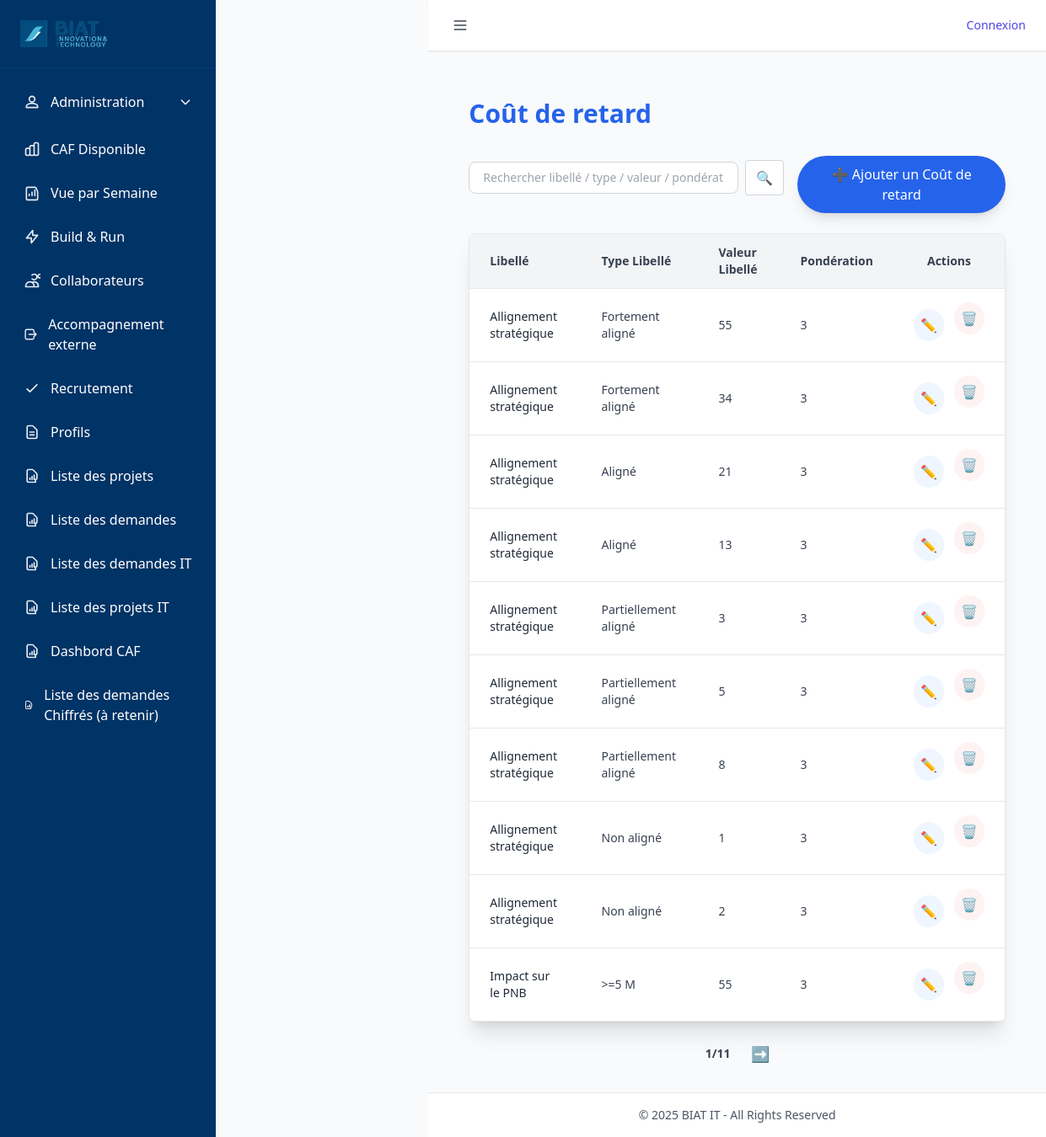
The app's page /valeurs/ with its own data.
### tables this page shows
CREATE TABLE Valeur_metier (
    id INTEGER PRIMARY KEY AUTOINCREMENT,
    libelle NVARCHAR(200),
    type_libelle NVARCHAR(200),
    valeur_libelle INTEGER,
    ponderation INTEGER,
    idate DATE,
    iuser INTEGER,
    uuser INTEGER,
    udate DATE
);

### routes/valeurs_metier_routes.py (the view, shortened to what this page needs)
@valeurs_bp.route('/')
def liste_valeurs():
    page = request.args.get('page', 1, type=int)
    per_page = 10
    offset = (page - 1) * per_page
    search = request.args.get('q', '').strip()
    base_query = "SELECT * FROM valeur_metier"
    args = []
    total_row = query_db(f"SELECT COUNT(*) AS count FROM ({base_query}) AS t", args, one=True)
    total = total_row['count'] if total_row else 0
    valeurs = query_db(
        f"{base_query} ORDER BY idate DESC, udate DESC LIMIT ? OFFSET ?",
        args + [per_page, offset]
    )
    total_pages = (total // per_page) + (1 if total % per_page else 0)
    if total_pages == 0:
        total_pages = 1
    return render_template(
        'valeur_metier_list.html',
        valeurs=valeurs,
        page=page,
        total_pages=total_pages
    )

### utils/db_utils.py (called while the page is built)
def get_connection():
    conn = sqlite3.connect(
        DB_PATH,
        timeout=60,               # ⏱️ Patiente jusqu'à 60s avant "database is locked"
        check_same_thread=False
    )
    conn.row_factory = sqlite3.Row
    conn.execute("PRAGMA journal_mode=WAL;")      # Autorise les écritures concurrentes
    conn.execute("PRAGMA synchronous=NORMAL;")    # Bon compromis vitesse/sécurité
    conn.execute("PRAGMA foreign_keys = ON;")     # Active les clés étrangères
    conn.execute("PRAGMA busy_timeout = 60000;")  # Attend 60s avant d'abandonner une écriture
    return conn

def query_db(query, args=(), one=False, retries=3, delay=1):
    for attempt in range(retries):
        try:
            conn = get_connection()
            cur = conn.execute(query, args)
            rows = cur.fetchall()
            cur.close()
            conn.close()
            return (rows[0] if rows else None) if one else rows
        except sqlite3.OperationalError as e:
            if "locked" in str(e).lower() and attempt < retries - 1:
                time.sleep(delay)
                continue
            raise

### templates/valeur_metier_list.html (shortened to what this page needs)
{% extends "base.html" %}
{% block content %}
<div class="max-w-6xl mx-auto px-6 py-8">
  <h1 class="text-3xl font-bold mb-8 text-blue-600">Coût de retard</h1>
  <div class="mb-6 flex flex-col md:flex-row md:items-center md:justify-between gap-4">
    <form method="get" action="{{ url_for('valeurs_metier.liste_valeurs') }}" class="flex items-center gap-2">
      <input type="text" name="q" value="{{ request.args.get('q','') }}"
             placeholder="Rechercher libellé / type / valeur / pondération..."
             class="border border-gray-300 rounded-lg px-4 py-2 text-sm w-80 focus:ring-blue-400 focus:border-blue-400">
      <button type="submit"
              class="bg-white border border-gray-300 px-3 py-2 rounded text-blue-600 hover:text-blue-800 transition">
        🔍
      </button>
    </form>
    <button onclick="openAddModal()"
            class="bg-blue-600 hover:bg-blue-700 text-white px-5 py-2.5 rounded-full shadow-lg">
      ➕ Ajouter un Coût de retard
    </button>
  </div>
  <div class="overflow-x-auto shadow-xl rounded-lg border border-gray-200">
    <table class="min-w-full bg-white divide-y divide-gray-200">
      <thead class="bg-gray-100">
        <tr>
          <th class="px-6 py-3 text-left text-sm font-semibold text-gray-700">Libellé</th>
          <th class="px-6 py-3 text-left text-sm font-semibold text-gray-700">Type Libellé</th>
          <th class="px-6 py-3 text-left text-sm font-semibold text-gray-700">Valeur Libellé</th>
          <th class="px-6 py-3 text-left text-sm font-semibold text-gray-700">Pondération</th>
          <th class="px-6 py-3 text-center text-sm font-semibold text-gray-700">Actions</th>
        </tr>
      </thead>
      <tbody class="divide-y divide-gray-200">
        {% for val in valeurs %}
        <tr class="hover:bg-gray-50 transition">
          <td class="px-6 py-4 text-sm text-gray-800">{{ val.libelle }}</td>
          <td class="px-6 py-4 text-sm text-gray-700">{{ val.type_libelle }}</td>
          <td class="px-6 py-4 text-sm text-gray-700">{{ val.valeur_libelle }}</td>
          <td class="px-6 py-4 text-sm text-gray-700">{{ val.ponderation }}</td>
          <td class="px-6 py-4">
            <div class="flex items-center justify-center gap-3">
              <button type="button"
                      onclick='openEditModal({{ val.id|tojson }}, {{ val.libelle|tojson }}, {{ val.type_libelle|tojson }}, {{ val.valeur_libelle|tojson }}, {{ val.ponderation|tojson }})'
                      class="p-2 rounded-full bg-blue-50 hover:bg-blue-100 text-blue-600"
                      title="Modifier">✏️</button>
              <form action="{{ url_for('valeurs_metier.supprimer_valeur', id=val.id) }}" method="post" class="inline">
                <button type="submit" onclick="return confirm('Supprimer {{ val.libelle }} ?')"
                        class="p-2 rounded-full bg-red-50 hover:bg-red-100 text-red-600" title="Supprimer">🗑️</button>
              </form>
            </div>
          </td>
        </tr>
        {% else %}
        <tr>
          <td colspan="5" class="text-center px-6 py-6 text-gray-500">Aucune valeur métier trouvée</td>
        </tr>
        {% endfor %}
      </tbody>
    </table>
  </div>
  <div class="flex justify-center items-center mt-6 gap-6">
    <span class="text-gray-700 text-sm font-semibold">{{ page }}/{{ total_pages }}</span>
    {% if page < total_pages %}
      <a href="{{ url_for('valeurs_metier.liste_valeurs', page=page+1, q=request.args.get('q','')) }}"
         class="text-blue-600 hover:text-blue-800 text-lg">➡️</a>
    {% endif %}
  </div>
</div>
{% endblock %}

### static/css/styles.css (style rules this page uses)
body { background-color: #f8f9fa; }

### records on screen
Valeur_metier: libelle "Allignement stratégique", type_libelle "Fortement aligné", valeur_libelle "55", ponderation "3"
Valeur_metier: libelle "Allignement stratégique", type_libelle "Fortement aligné", valeur_libelle "34", ponderation "3"
Valeur_metier: libelle "Allignement stratégique", type_libelle "Aligné", valeur_libelle "21", ponderation "3"
Valeur_metier: libelle "Allignement stratégique", type_libelle "Aligné", valeur_libelle "13", ponderation "3"
Valeur_metier: libelle "Allignement stratégique", type_libelle "Partiellement aligné", valeur_libelle "3", ponderation "3"
Valeur_metier: libelle "Allignement stratégique", type_libelle "Partiellement aligné", valeur_libelle "5", ponderation "3"
Valeur_metier: libelle "Allignement stratégique", type_libelle "Partiellement aligné", valeur_libelle "8", ponderation "3"
Valeur_metier: libelle "Allignement stratégique", type_libelle "Non aligné", valeur_libelle "1", ponderation "3"
Valeur_metier: libelle "Allignement stratégique", type_libelle "Non aligné", valeur_libelle "2", ponderation "3"
Valeur_metier: libelle "Impact sur le PNB", type_libelle ">=5 M", valeur_libelle "55", ponderation "3"

### other values on screen
{{ page }} "1"
{{ total_pages }} "11"
